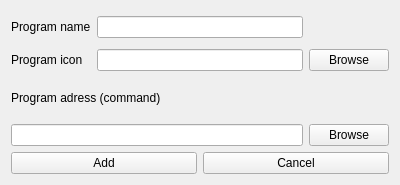
<?xml version="1.0" encoding="UTF-8"?>
<ui version="4.0">
 <class>QExternProgramAddForm</class>
 <widget class="QWidget" name="QExternProgramAddForm">
  <property name="geometry">
   <rect>
    <x>0</x>
    <y>0</y>
    <width>400</width>
    <height>185</height>
   </rect>
  </property>
  <property name="minimumSize">
   <size>
    <width>400</width>
    <height>185</height>
   </size>
  </property>
  <property name="maximumSize">
   <size>
    <width>400</width>
    <height>185</height>
   </size>
  </property>
  <property name="windowTitle">
   <string>QImageViewer - New extern program</string>
  </property>
  <property name="windowIcon">
   <iconset resource="resources.qrc">
    <normaloff>:/res/extern-editor-new.png</normaloff>:/res/extern-editor-new.png</iconset>
  </property>
  <layout class="QVBoxLayout" name="verticalLayout">
   <item>
    <layout class="QGridLayout" name="gridLayout">
     <item row="2" column="2">
      <widget class="QLineEdit" name="iconLineEdit"/>
     </item>
     <item row="0" column="2">
      <widget class="QLineEdit" name="nameLineEdit"/>
     </item>
     <item row="2" column="4">
      <widget class="QPushButton" name="iconBrowseButton">
       <property name="text">
        <string>Browse</string>
       </property>
      </widget>
     </item>
     <item row="0" column="1">
      <widget class="QLabel" name="label">
       <property name="text">
        <string>Program name</string>
       </property>
      </widget>
     </item>
     <item row="2" column="1">
      <widget class="QLabel" name="label_2">
       <property name="text">
        <string>Program icon</string>
       </property>
      </widget>
     </item>
     <item row="0" column="4">
      <widget class="QLabel" name="iconLabel">
       <property name="minimumSize">
        <size>
         <width>32</width>
         <height>32</height>
        </size>
       </property>
       <property name="maximumSize">
        <size>
         <width>32</width>
         <height>32</height>
        </size>
       </property>
       <property name="text">
        <string/>
       </property>
      </widget>
     </item>
    </layout>
   </item>
   <item>
    <layout class="QHBoxLayout" name="horizontalLayout_4">
     <item>
      <widget class="QLabel" name="label_3">
       <property name="text">
        <string>Program adress (command)</string>
       </property>
      </widget>
     </item>
     <item>
      <spacer name="horizontalSpacer_3">
       <property name="orientation">
        <enum>Qt::Horizontal</enum>
       </property>
       <property name="sizeHint" stdset="0">
        <size>
         <width>40</width>
         <height>20</height>
        </size>
       </property>
      </spacer>
     </item>
    </layout>
   </item>
   <item>
    <layout class="QHBoxLayout" name="horizontalLayout_5">
     <item>
      <widget class="QLineEdit" name="commandLineEdit"/>
     </item>
     <item>
      <widget class="QPushButton" name="commandBrowseButton">
       <property name="text">
        <string>Browse</string>
       </property>
      </widget>
     </item>
    </layout>
   </item>
   <item>
    <layout class="QHBoxLayout" name="horizontalLayout_7">
     <item>
      <widget class="QPushButton" name="addButton">
       <property name="text">
        <string>Add</string>
       </property>
      </widget>
     </item>
     <item>
      <widget class="QPushButton" name="cancelButton">
       <property name="text">
        <string>Cancel</string>
       </property>
      </widget>
     </item>
    </layout>
   </item>
  </layout>
 </widget>
 <resources>
  <include location="resources.qrc"/>
 </resources>
 <connections/>
</ui>
